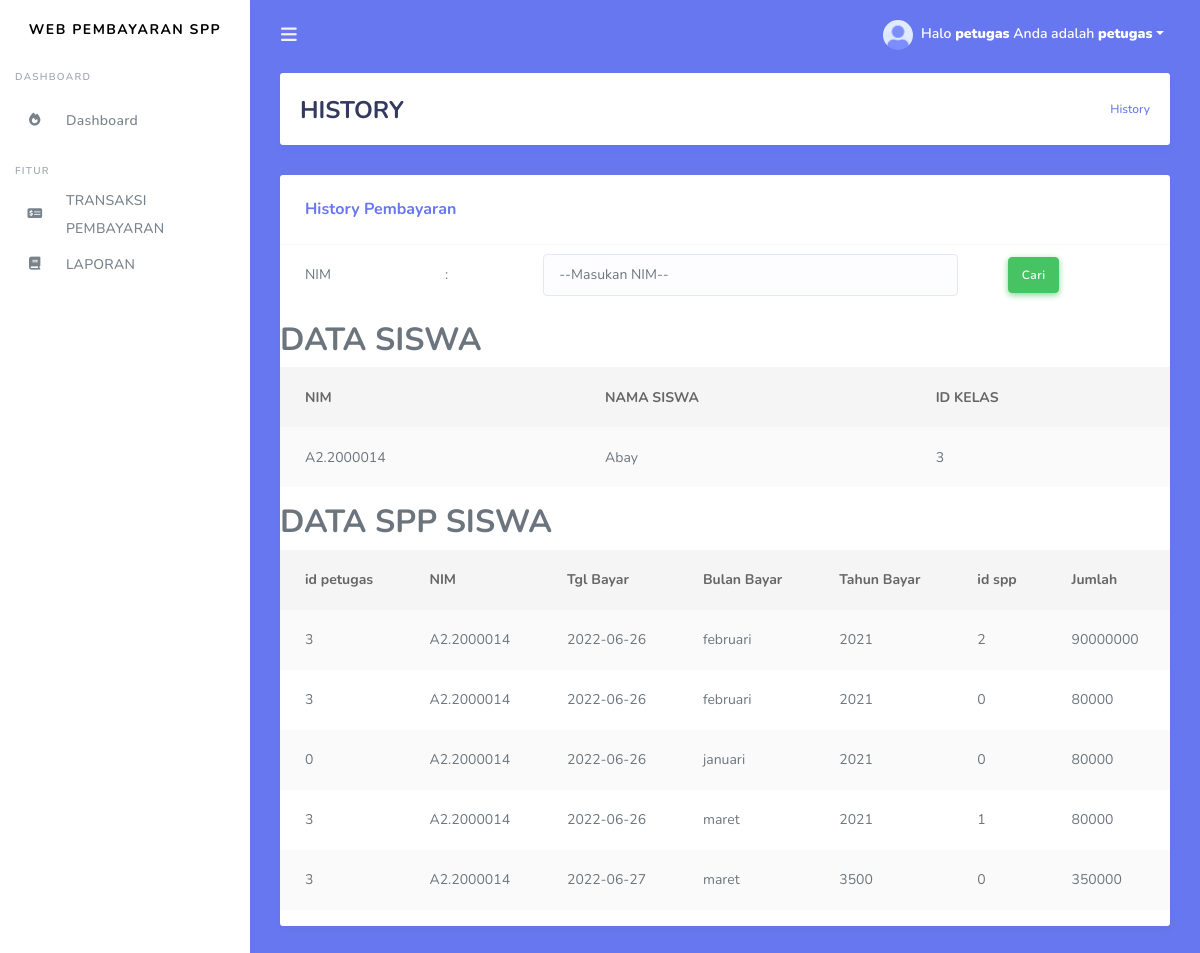
Screenshot of /history.php?nim=A2.2000014 (signed in) with the database file from the repository.
### tables this page shows
CREATE TABLE `mahasiswa` (
  `nim` varchar(10) NOT NULL,
  `nama` varchar(20) NOT NULL,
  `id_kelas` int(11) NOT NULL,
  `id_spp` int(11) NOT NULL,
  `level` set('siswa') NOT NULL,
  PRIMARY KEY (`nim`)
);

CREATE TABLE `pembayaran` (
  `id_pembayaran` int(11) NOT NULL AUTO_INCREMENT,
  `id_petugas` int(11) NOT NULL,
  `nim` varchar(11) NOT NULL,
  `tgl_bayar` date NOT NULL,
  `bulan_dibayar` varchar(8) NOT NULL,
  `tahun_dibayar` varchar(4) NOT NULL,
  `id_spp` int(11) NOT NULL,
  `jumlah_bayar` int(11) NOT NULL,
  PRIMARY KEY (`id_pembayaran`)
);

### history.php (the view, shortened to what this page needs)
<!DOCTYPE html>
<html>
<head>
</head>
<body>
  <?php
  include('tampilan/header.php');
  include('tampilan/sidebar.php');
  ?>
  <div class="main-content bg-primary">
    <section class="section">
      <div class="section-header">
        <h1>HISTORY</h1>
        <div class="section-header-breadcrumb">
          <div class="breadcrumb-item active"><a href="history.php">History</a></div>
        </div>
      </div>
      <div class="row">
        <div class="col-md-12">
          <div class="card">
            <div class="card-header">
              <h4>History Pembayaran</h4>
            </div>
            <form action="" method="get">
              <table class="table">
                <tr>
                  <td>NIM</td>
                  <td>:</td>
                  <td>
                    <input class="form-control" type="text" name="nim" placeholder="--Masukan NIM--">
                  </td>
                  <td>
                    <button class="btn btn-success" type="submit" name="cari">Cari</button>
                  </td>
                </tr>
              </table>
            </form>
            <?php
            if (isset($_GET['nim']) && $_GET['nim'] != '') {
              $query = mysqli_query($koneksi, "SELECT * FROM mahasiswa WHERE nim='$_GET[nim]'");
              $data = mysqli_fetch_array($query);
            ?>
              <h2>DATA SISWA</h2>
              <table class="table table-striped">
                <thead>
                  <tr>
                    <th scope="col">NIM</th>
                    <th scope="col">NAMA SISWA</th>
                    <th scope="col">ID KELAS</th>
                  </tr>
                </thead>
                <tbody>
                  <td><?php echo $data['nim']; ?></td>
                  <td><?php echo $data['nama']; ?></td>
                  <td><?php echo $data['id_kelas']; ?></td>
                </tbody>
              </table>
              <h2>DATA SPP SISWA</h2>
              <table class="table table-striped">
                <thead>
                  <tr>
                    <th scope="col">id petugas</th>
                    <th scope="col"> NIM</th>
                    <th scope="col">Tgl Bayar</th>
                    <th scope="col">Bulan Bayar</th>
                    <th scope="col">Tahun Bayar</th>
                    <th scope="col">id spp</th>
                    <th scope="col">Jumlah</th>
                  </tr>
                </thead>
                <tbody>
                  <?php
                  $query = mysqli_query($koneksi, "SELECT * FROM pembayaran WHERE nim='$data[nim]' ORDER BY bulan_dibayar ASC");
                  while ($data = mysqli_fetch_array($query)) {
                    echo " <tr>
                          <td>$data[id_petugas]</td>
                          <td>$data[nim]</td>
                          <td>$data[tgl_bayar]</td>
                          <td>$data[bulan_dibayar]</td>
                          <td>$data[tahun_dibayar]</td>
                          <td>$data[id_spp]</td>
                          <td>$data[jumlah_bayar]</td>
                        </tr>";
                  }
                  ?>
                </tbody>
              </table>
            <?php
            }
            ?>
          </div>
</body>
</html>

### rows the page displays
mahasiswa: nim "A2.2000014", nama "Abay", id_kelas "3"
pembayaran: id_petugas "3", nim "A2.2000014", tgl_bayar "2022-06-26", bulan_dibayar "februari", tahun_dibayar "2021", id_spp "2", jumlah_bayar "90000000"
pembayaran: id_petugas "3", nim "A2.2000014", tgl_bayar "2022-06-26", bulan_dibayar "februari", tahun_dibayar "2021", id_spp "0", jumlah_bayar "80000"
pembayaran: id_petugas "0", nim "A2.2000014", tgl_bayar "2022-06-26", bulan_dibayar "januari", tahun_dibayar "2021", id_spp "0", jumlah_bayar "80000"
pembayaran: id_petugas "3", nim "A2.2000014", tgl_bayar "2022-06-26", bulan_dibayar "maret", tahun_dibayar "2021", id_spp "1", jumlah_bayar "80000"
pembayaran: id_petugas "3", nim "A2.2000014", tgl_bayar "2022-06-27", bulan_dibayar "maret", tahun_dibayar "3500", id_spp "0", jumlah_bayar "350000"

### other values shown
$_SESSION['username'] "petugas"
$_SESSION['level'] "petugas"
